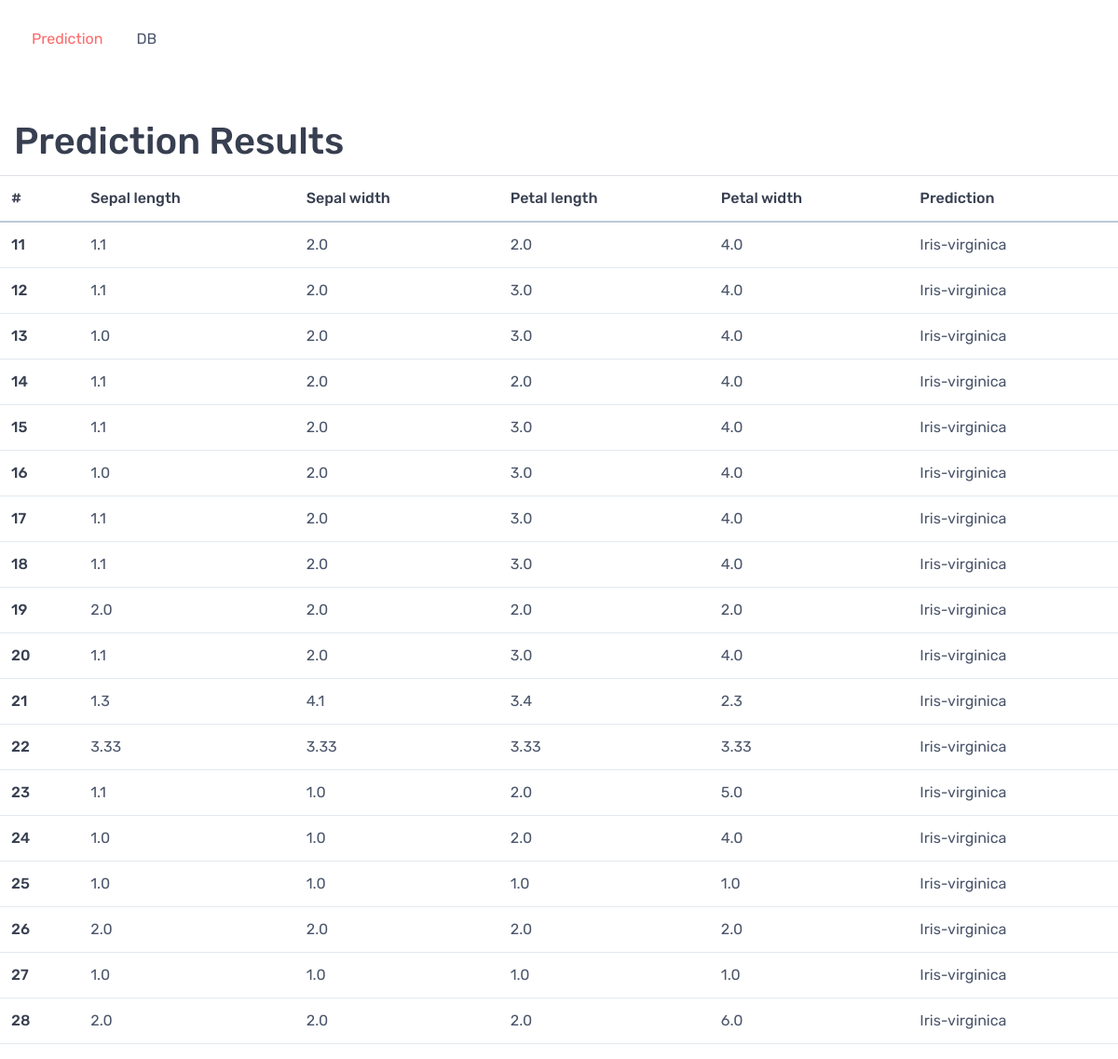
The app's page /results/ with its own data.
### predict/models.py (models this page shows, shortened)
class PredResults(models.Model):
    sepal_length = models.FloatField()
    sepal_width = models.FloatField()
    petal_length = models.FloatField()
    petal_width = models.FloatField()
    classification = models.CharField(max_length=30)

### predict/views.py (the view)
# urls.py: path('results/', views.view_results, name='results'),
def view_results(request):
    data = {"dataset": PredResults.objects.all()}
    return render(request, "results.html", data)

### templates/results.html
{% extends "base.html" %}
{% block main %}
    <div class="container pt-5">
        <div class="row">
        <h1>Prediction Results</h1>
            <table class="table">
                <thead>
                <tr>
                <th scope="col">#</th>
                <th scope="col">Sepal length</th>
                <th scope="col">Sepal width</th>
                <th scope="col">Petal length</th>
                <th scope="col">Petal width</th>
                <th scope="col">Prediction</th>
                </tr>
                </thead>
                <tbody>
                {% for data in dataset %}
                    <tr>
                    <th scope="row">{{ data.id }}</th>
                    <td>{{ data.sepal_length }}</td>
                    <td>{{ data.sepal_width }}</td>
                    <td>{{ data.petal_length }}</td>
                    <td>{{ data.petal_width }}</td>
                    <td>{{ data.classification }}</td>
                    </tr>
                {% endfor %}
                </tbody>
            </table>
        </div>
    </div>
{% endblock %}

### templates/base.html (shortened to what this page needs)
<!doctype html>
{% load static %}
<html lang="en">
    <head>
    <link rel="stylesheet" href="https://stackpath.bootstrapcdn.com/bootstrap/4.4.1/css/bootstrap.min.css">
    <link rel="stylesheet" type="text/css" href="{% static 'css/theme.min.css' %}">
    </head>
    <body>
    <nav class="navbar navbar-expand-lg navbar-light bg-light">
        <div class="collapse navbar-collapse" id="navbarSupportedContent">
            <ul class="navbar-nav mr-auto">
                <li class="nav-item active">
                    <a class="nav-link" href="/">Prediction <span class="sr-only">(current)</span></a>
                </li>
                <li class="nav-item">
                    <a class="nav-link" href="/results">DB</a>
                </li>
            </ul>
        </div>
    </nav>
    {% block main %}
    {% endblock %}
    </body>
</html>

### records on screen
PredResults: id "11", sepal_length "1.1", sepal_width "2.0", petal_length "2.0", petal_width "4.0", classification "Iris-virginica"
PredResults: id "12", sepal_length "1.1", sepal_width "2.0", petal_length "3.0", petal_width "4.0", classification "Iris-virginica"
PredResults: id "13", sepal_length "1.0", sepal_width "2.0", petal_length "3.0", petal_width "4.0", classification "Iris-virginica"
PredResults: id "14", sepal_length "1.1", sepal_width "2.0", petal_length "2.0", petal_width "4.0", classification "Iris-virginica"
PredResults: id "15", sepal_length "1.1", sepal_width "2.0", petal_length "3.0", petal_width "4.0", classification "Iris-virginica"
PredResults: id "16", sepal_length "1.0", sepal_width "2.0", petal_length "3.0", petal_width "4.0", classification "Iris-virginica"
PredResults: id "17", sepal_length "1.1", sepal_width "2.0", petal_length "3.0", petal_width "4.0", classification "Iris-virginica"
PredResults: id "18", sepal_length "1.1", sepal_width "2.0", petal_length "3.0", petal_width "4.0", classification "Iris-virginica"
PredResults: id "19", sepal_length "2.0", sepal_width "2.0", petal_length "2.0", petal_width "2.0", classification "Iris-virginica"
PredResults: id "20", sepal_length "1.1", sepal_width "2.0", petal_length "3.0", petal_width "4.0", classification "Iris-virginica"
PredResults: id "21", sepal_length "1.3", sepal_width "4.1", petal_length "3.4", petal_width "2.3", classification "Iris-virginica"
PredResults: id "22", sepal_length "3.33", sepal_width "3.33", petal_length "3.33", petal_width "3.33", classification "Iris-virginica"
PredResults: id "23", sepal_length "1.1", sepal_width "1.0", petal_length "2.0", petal_width "5.0", classification "Iris-virginica"
PredResults: id "24", sepal_length "1.0", sepal_width "1.0", petal_length "2.0", petal_width "4.0", classification "Iris-virginica"
PredResults: id "25", sepal_length "1.0", sepal_width "1.0", petal_length "1.0", petal_width "1.0", classification "Iris-virginica"
PredResults: id "26", sepal_length "2.0", sepal_width "2.0", petal_length "2.0", petal_width "2.0", classification "Iris-virginica"
PredResults: id "27", sepal_length "1.0", sepal_width "1.0", petal_length "1.0", petal_width "1.0", classification "Iris-virginica"
PredResults: id "28", sepal_length "2.0", sepal_width "2.0", petal_length "2.0", petal_width "6.0", classification "Iris-virginica"
